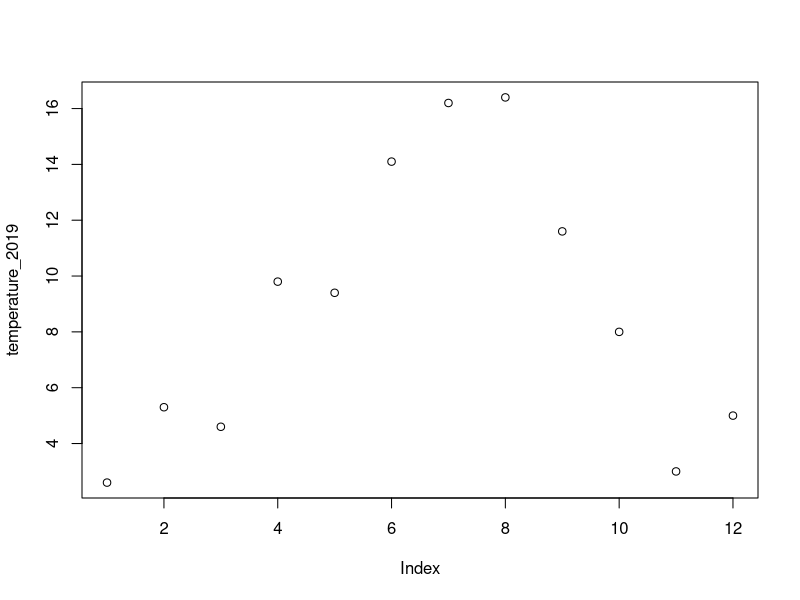

This chart was generated by the following R code:
# STAT621
# Book: https://r4ds.had.co.nz/
# Dataøving 1

#===============================================================================
# INTRODUCTION
#===============================================================================

# Exercise 1
# Simple arithmetic stored to objects

first <- 23 + 16
second <- 11 - 45
third <- first / second

#===============================================================================
# VECTORS - https://www.tutorialspoint.com/r/r_vectors.htm
#===============================================================================
# Exercise 2
# Vectors/arrays 

## Part 1: Naming elements in the array

temperature_2019 <- c( 2.6, 5.3, 4.6, 9.8, 9.4, 14.1, 16.2, 16.4, 11.6, 8.0, 3.0, 5.0 )
months <- c( "Jan", "Feb", "Mar", "Apr", "Mai", "Jun", "Jul", "Aug", "Sep", "Okt", "Nov", "Des" )
names(temperature_2019) <- months
plot( temperature_2019 )

## Part 2: Copying slices from the array

first_half <- temperature_2019[c(1:6)]
second_half <- temperature_2019[c(7:12)]

# Exercise 3
# Extract only high temperatures

high_temperature <- c(temperature_2019[ temperature_2019 > 10 ] )

# Exercise 4
# Convert to Fahrenheit

temperature_2019_fahr = temperature_2019 * 1.8 + 32

#===============================================================================
# MATRICES
#===============================================================================

# Exercise 5
# Create a two-dimensional matrix from 2018 and 2019
# Combine the two into a single vector and slice it into columns and rows

temperature_2018 = c( 2.7, 0.9, 0.8, 7.5, 14.7, 14.6, 17.3, 14.5, 12.0, 8.4, 6.7, 4.2 )
names(temperature_2018) <- months

temperature_matrix <- matrix( c( temperature_2018, temperature_2019 ), ncol=2, nrow=12, byrow=TRUE )
rownames(temperature_matrix) <- months

# Exercise 6 (rerun from 5)
# Use the function mean to calculate the average temperature for 2018 and 2018 separately

mean_2018 <- mean( temperature_2018 )
mean_2019 <- mean( temperature_2019 )
mean_year <- c( mean_2018, mean_2019 )
temperature_matrix <- rbind( temperature_matrix, mean_year ) # Rerun Exercise 5 or this will be accumulated 

# Exercise 7
# Transform values into Fahrenheit

temperature_matrix_fahr <- temperature_matrix * 1.8 + 32

#===============================================================================
# FACTORS - https://www.tutorialspoint.com/r/r_factors.htm                                                              
#===============================================================================

# Exercise 8
# Construct a factor for temperatures in 2019 with these levels, <5, 5-15, 15 and above
# Not sure if we were meant to create the factor from the numeric data?

temperature_levels <- c( "L", "M", "H" )
temperature_breaks <- c( -Inf, 5.0, 15.0, Inf )
temperature_2019_factor <- cut( temperature_2019, breaks = temperature_breaks, labels = temperature_levels )

## Do the same for 2018

temperature_2018_factor <- cut( temperature_2018, breaks = temperature_breaks, labels = temperature_levels )

## Now compare the two factors

summary( temperature_2018_factor )
summary( temperature_2019_factor )

#===============================================================================
# DATA FRAMES - https://www.tutorialspoint.com/r/r_data_frames.htm                                                              
#===============================================================================
# A data frame is like a spreadsheet with labels for rows and columns

